Frame 1 (no input): blank canvas, image omitted
Frame 60 (no input): blank canvas, image omitted
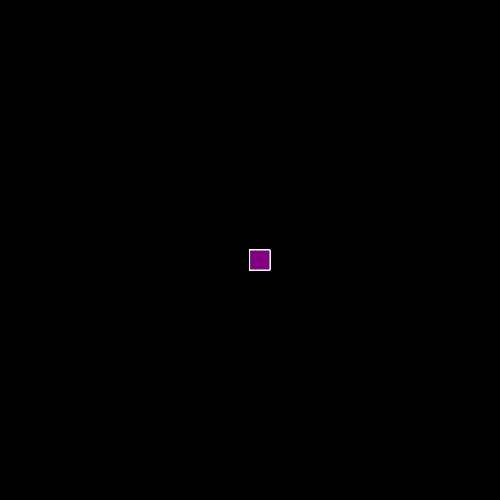
Frame 120 (the mouse pressed at the canvas centre since frame 60)

The p5.js sketch whose frames 1 and 60 were blank and that drew this single picture after the mouse press (run headless with seeded random() and noise() and a simulated clock; from frame 60 on, the mouse is pressed at the canvas centre):

// p5.js sketch
// ── sketch.js
function setup() {
  createCanvas(500, 500);
  background("black");
}

function draw() {
  stroke("white");
  fill("purple");
 
 
     if(mouseIsPressed) {
     rect(mouseX, mouseY, 20, 20);
   }  
}
